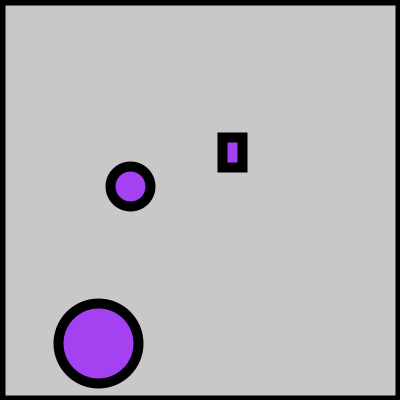
Frame 1 (no input)
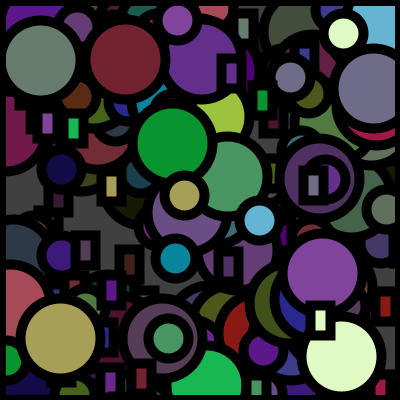
Frame 60 (the mouse pressed at the canvas centre just before this capture)
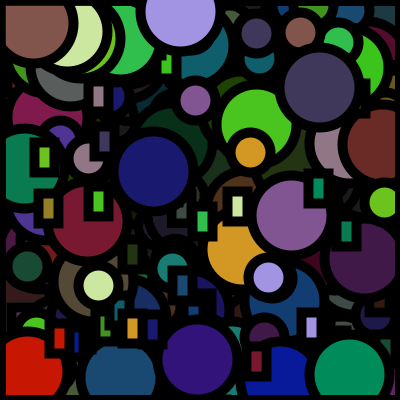
Frame 120 (the mouse held since frame 60 and released just before this capture)

The Processing sketch that drew these frames (run headless with seeded random() and noise(); from frame 60 on, the mouse is pressed at the canvas centre):

// Processing sketch: processing_96110
// ── processing_96110.pde

void setup() {
  
  size (400,400);
  stroke(0);
  strokeWeight(10);
  ellipseMode(CENTER);
  }

void draw(){
  
  fill(0,0,0,5);
  rect(0,0,width,height);
  fill(random(0,255),random(0,255),random(0,255));
  ellipse(random(5,width),random(5,height),80,80);
  ellipse(random(5,width),random(5,height),40,40);
  rect(random(5,width),random(5,height),20,30);
  }
